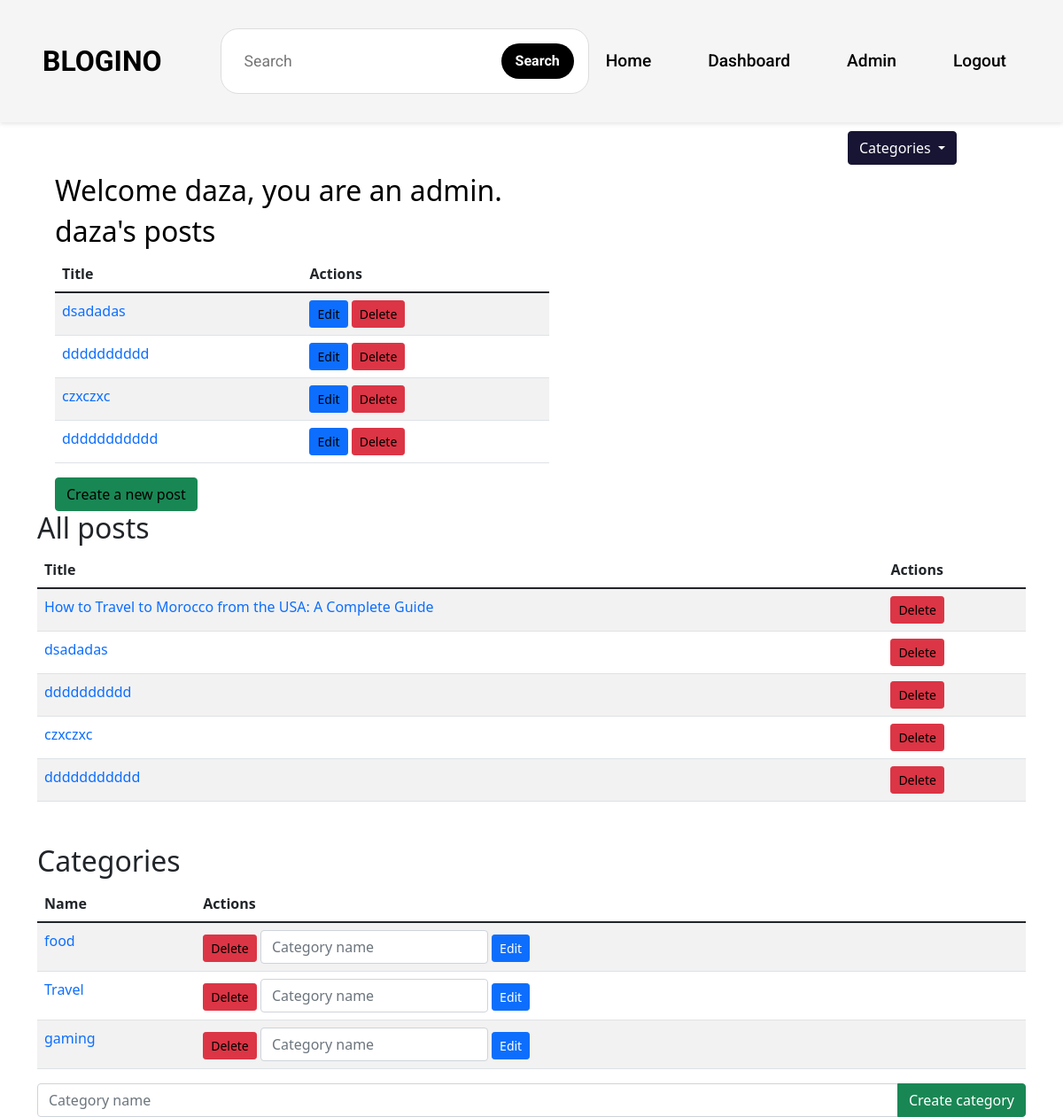
Page /dashboard/ (signed in) on the earlier database version.
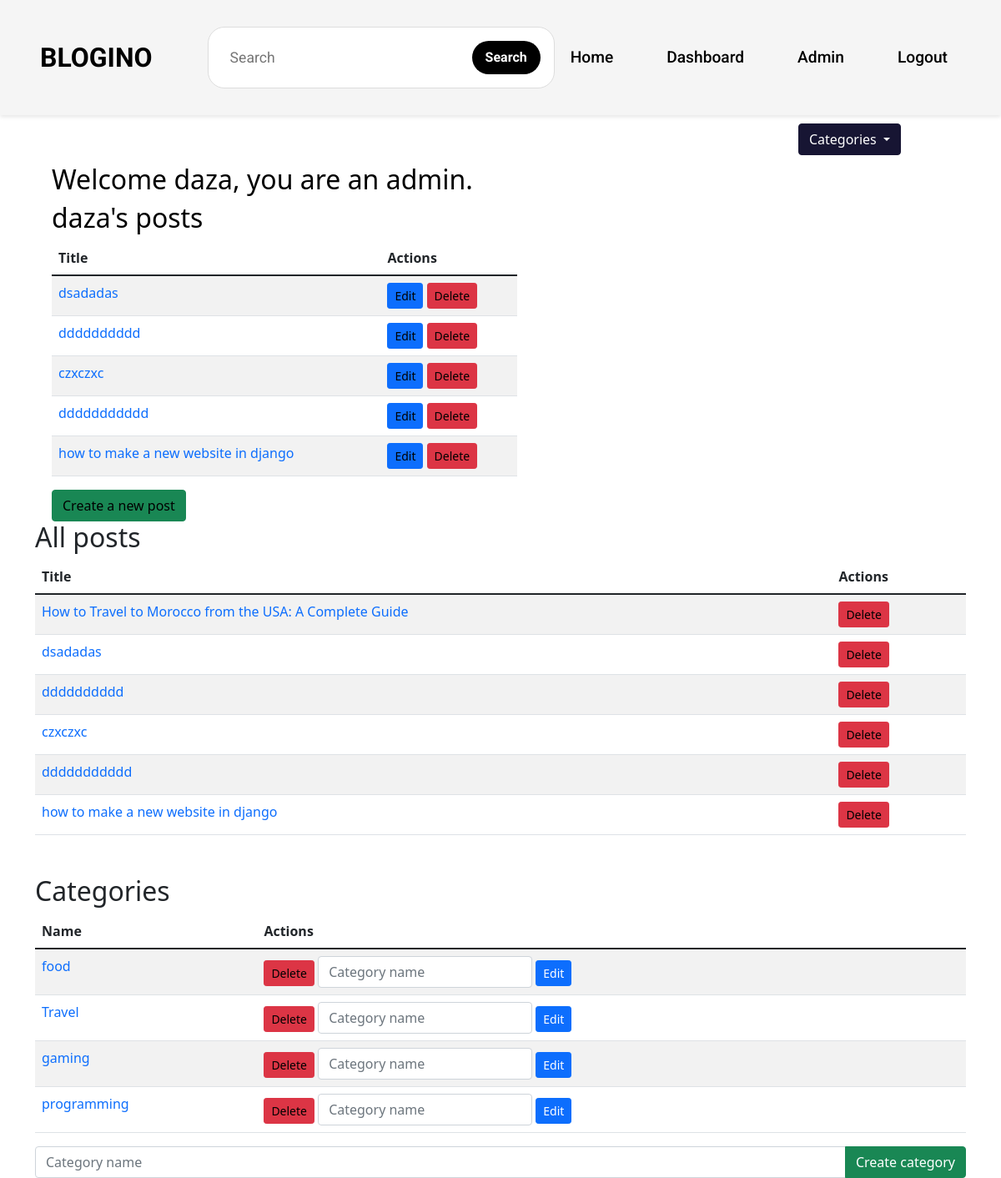
Same page on the later database version.
### landing/models.py (models this page shows, shortened)
class Post(models.Model):
    title = models.CharField(max_length=100)
    user = models.ForeignKey(User, on_delete=models.CASCADE)
    thambnail = models.ImageField(upload_to='post_thumbnails', blank=True, null=True)
    content = RichTextField(blank=True, null=True)
    likes = models.PositiveIntegerField(default=0)
    created_at = models.DateTimeField(auto_now_add=True)
    updated_at = models.DateTimeField(auto_now=True)
    category = models.ForeignKey(Category, on_delete=models.CASCADE)

class Category(models.Model):
    name = models.CharField(max_length=100)

### landing/views.py (the view)
# urls.py: path('dashboard/', views.dashboard, name='dashboard'),
@login_required
def dashboard(request):
    categories = Category.objects.all()
    user = request.user
    posts = Post.objects.filter(user=request.user)
    all_posts = Post.objects.all()
    context = {
        'categories': categories,
        'posts': posts,
        'user': user,
        'all_posts': all_posts,
    }
    return render(request, 'landing/dashboard.html', context)

### templates/landing/dashboard.html (shortened to what this page needs)
{% load static %}
<!DOCTYPE html>
<html lang="en">
<head>
    <link href="https://cdn.jsdelivr.net/npm/bootstrap@5.1.3/dist/css/bootstrap.min.css" rel="stylesheet">
    <link rel="stylesheet" href="{% static 'landing/css/components/menu.css' %}">
    <link rel="stylesheet" href="{% static 'landing/css/components/sidebar.css' %}">
    <link rel="stylesheet" href="{% static 'landing/css/components/posts.css' %}">
    <link href='https://unpkg.com/boxicons@2.1.4/css/boxicons.min.css' rel='stylesheet'>
</head>
<body>
    {% block menu %}
        {% include 'landing/components/menu.html' %}
    {% endblock %}
    {% block category %}
        {% include 'landing/components/sidebar.html' %}
    {% endblock %}
    {% block dashboard %}
        <div class="container mt-5">
            <h1>Dashboard</h1>
            <div class="posts">
                {% if user.is_superuser %}
                    <h2>Welcome {{user}}, you are an admin.</h2>
                {% else %}
                    <h2>Welcome {{user}}, you are a user.</h2>
                {% endif %}
                <h2>{{user}}'s posts</h2>
                <table class="table table-striped">
                    <thead>
                        <tr>
                            <th>Title</th>
                            <th>Actions</th>
                        </tr>
                    </thead>
                    <tbody>
                        {% for post in posts %}
                            <tr>
                                <td><a href="{% url 'landing:post_detail' post.id %}" class="text-primary">{{ post.title }}</a></td>
                                <td>
                                    <a href="{% url 'landing:edit_post' post.id %}" class="btn btn-primary btn-sm">Edit</a>
                                    <a href="{% url 'landing:delete_post' post.id %}" class="btn btn-danger btn-sm">Delete</a>
                                </td>
                            </tr>
                        {% endfor %}
                    </tbody>
                </table>
                <a href="{% url 'landing:create_post' %}" class="btn btn-success">Create a new post</a>
            </div>
            {% if user.is_superuser %}
                <h2>All posts</h2>
                <table class="table table-striped">
                    <thead>
                        <tr>
                            <th>Title</th>
                            <th>Actions</th>
                        </tr>
                    </thead>
                    <tbody>
                        {% for post in all_posts %}
                            <tr>
                                <td><a href="{% url 'landing:post_detail' post.id %}" class="text-primary">{{ post.title }}</a></td>
                                <td>
                                    <a href="{% url 'landing:delete_post' post.id %}" class="btn btn-danger btn-sm">Delete</a>
                                </td>
                            </tr>
                        {% endfor %}
                    </tbody>
                </table>
            {% endif %}
            <div class="categories mt-5">
                <h2>Categories</h2>
                <table class="table table-striped">
                    <thead>
                        <tr>
                            <th>Name</th>
                            <th>Actions</th>
                        </tr>
                    </thead>
                    <tbody>
                        {% for category in categories %}
                            <tr>
                                <td><a href="{% url 'landing:category' category.id %}" class="text-primary">{{ category.name }}</a></td>
                                <td>
                                    <a href="{% url 'landing:delete_category' category.id %}" class="btn btn-danger btn-sm">Delete</a>
                                    <form action="{% url 'landing:edit_category' category.id %}" method="POST" class="d-inline">
                                        <input type="text" name="name" placeholder="Category name" class="form-control d-inline w-auto">
                                        <button type="submit" class="btn btn-primary btn-sm">Edit</button>
                                    </form>
                                </td>
                            </tr>
                        {% endfor %}
                    </tbody>
                </table>
                <form action="{% url 'landing:create_category' %}" method="POST" class="mt-3">
                    <div class="input-group">
                        <input type="text" name="name" placeholder="Category name" class="form-control">
                        <button type="submit" class="btn btn-success">Create category</button>
                    </div>
                </form>
            </div>
        </div>
    {% endblock %}
</body>
</html>

### templates/landing/components/menu.html
{% block menu %}
    <div class="menu">
        <ul class="menu-list">
            <div class="left">
                <li class="logo"><a href="{% url 'landing:index' %}">BLOGINO</a></li>
                <div class="searching">
                    <input type="text" class="search" placeholder="Search">
                    <button class="search-button">Search</button>
                </div>
            </div>
            <div class="right">
                <li class="items"><a href="{% url 'landing:index' %}">Home</a> </li>
                {% if not user.is_authenticated %}
                    <li class="items"><a href="{% url 'account_signup' %}">Signup</a></li>
                    <li class="items"><a href="{% url 'account_login' %}">Login</a></li>
                {% elif user.is_authenticated and user.is_superuser %}
                    <li class="items"> <a href="{% url 'landing:dashboard' %}"> Dashboard </a></li>
                    <li class="items"><a href="/admin/">Admin</a></li>
                    <li class="items"><a href="{% url 'account_logout' %}">Logout</a></li>
                {% elif user.is_authenticated %}
                    <li class="items"><a href="{% url 'landing:dashboard' %}">Dashboard</a></li>
                    <li class="items login"><a href="{% url 'account_logout' %}">Logout</a></li>
                {% endif %}
            </div>
        </ul>
    </div>
{% endblock %}

### templates/landing/components/sidebar.html (shortened to what this page needs)
{% block sidebar %}
    <div class="sidebar">
        <div class="dropdown">
            <button class="btn btn-primary dropdown-toggle" type="button" id="categoryDropdown" data-bs-toggle="dropdown" aria-expanded="false">
                Categories
            </button>
        </div>
    </div>
{% endblock %}

### static/landing/css/components/menu.css (style rules this page uses)
.menu { background-color: #f5f5f5; color: rgb(4, 0, 10) !important; display: flex; justify-content: space-between; align-items: center; padding: 2rem 3rem; font-family: "Roboto", sans-serif; position: fixed; top: 0; left: 0; right: 0; z-index: 1000; box-shadow: 0 2px 5px rgba(0, 0, 0, 0.1); text-decoration: none !important; }
.menu-list { display: flex; justify-content: space-between; width: 100%; list-style: none; padding: 0; margin: 0; }
.left { display: flex; align-items: center; gap: 1rem; }
.logo { font-size: 2rem; font-weight: bold; margin-right: 50px; }
.searching { display: flex; align-items: center; background-color: #ffffff; border: 1px solid #ddd; border-radius: 20px; padding: 1rem 1rem; font-size: 1.1rem; }
.search { border: none; outline: none; width: 300px; font-size: 1.1rem; font-family: inherit; padding-left: 10px; }
.search-button { background-color: black; color: white; border: none; border-radius: 20px; padding: 0.5rem 1rem; font-size: 1rem; font-weight: bold; cursor: pointer; transition: all 0.3s ease; }
.right { display: flex; align-items: center; gap: 2rem; }
.items { font-size: 1.2rem; font-weight: 500; text-decoration: none; color: black; padding: 0.5rem 1rem; border-radius: 5px; transition: background-color 0.3s ease; cursor: pointer; transition: .3s; }
a { text-decoration: none !important; color: black !important; }

### static/landing/css/components/sidebar.css (style rules this page uses)
.sidebar { background-color: gray !important; color: white; float: right; margin-right: 20px; padding: 20px 100px 100px 100px; margin-top: 80px; }

### static/landing/css/components/posts.css (style rules this page uses)
.posts { color: black; margin-left: 20px; width: 50%; margin-top: 100px; }

### templates/landing/components/sidebar.html (style rules this page uses)
.sidebar { background-color: transparent !important; }
.dropdown-toggle { background-color: rgb(23, 21, 51); border: 1px solid rgb(23, 21, 51); }

Differences in the rows shown:
added Post: title "how to make a new website in django"
added Category: name "programming"
